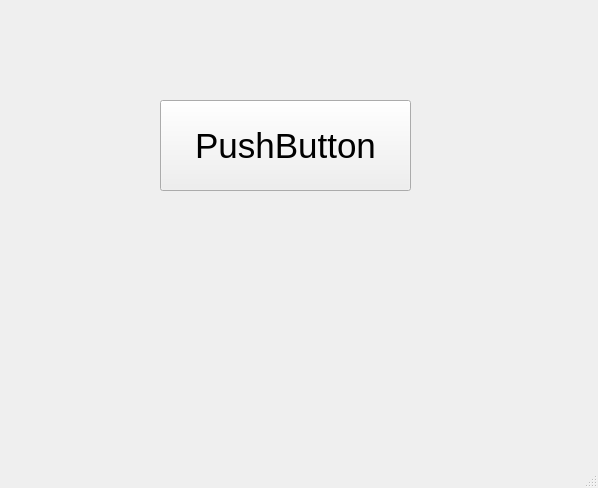
<?xml version="1.0" encoding="UTF-8"?>
<ui version="4.0">
 <class>MainWindow</class>
 <widget class="QMainWindow" name="MainWindow">
  <property name="geometry">
   <rect>
    <x>0</x>
    <y>0</y>
    <width>598</width>
    <height>488</height>
   </rect>
  </property>
  <property name="windowTitle">
   <string>MainWindow</string>
  </property>
  <widget class="QWidget" name="centralwidget">
   <widget class="QPushButton" name="terminal">
    <property name="geometry">
     <rect>
      <x>160</x>
      <y>100</y>
      <width>251</width>
      <height>91</height>
     </rect>
    </property>
    <property name="font">
     <font>
      <family>Ubuntu</family>
      <pointsize>26</pointsize>
     </font>
    </property>
    <property name="text">
     <string>PushButton</string>
    </property>
   </widget>
  </widget>
  <widget class="QMenuBar" name="menubar">
   <property name="geometry">
    <rect>
     <x>0</x>
     <y>0</y>
     <width>598</width>
     <height>26</height>
    </rect>
   </property>
  </widget>
  <widget class="QStatusBar" name="statusbar"/>
 </widget>
 <resources/>
 <connections/>
</ui>
